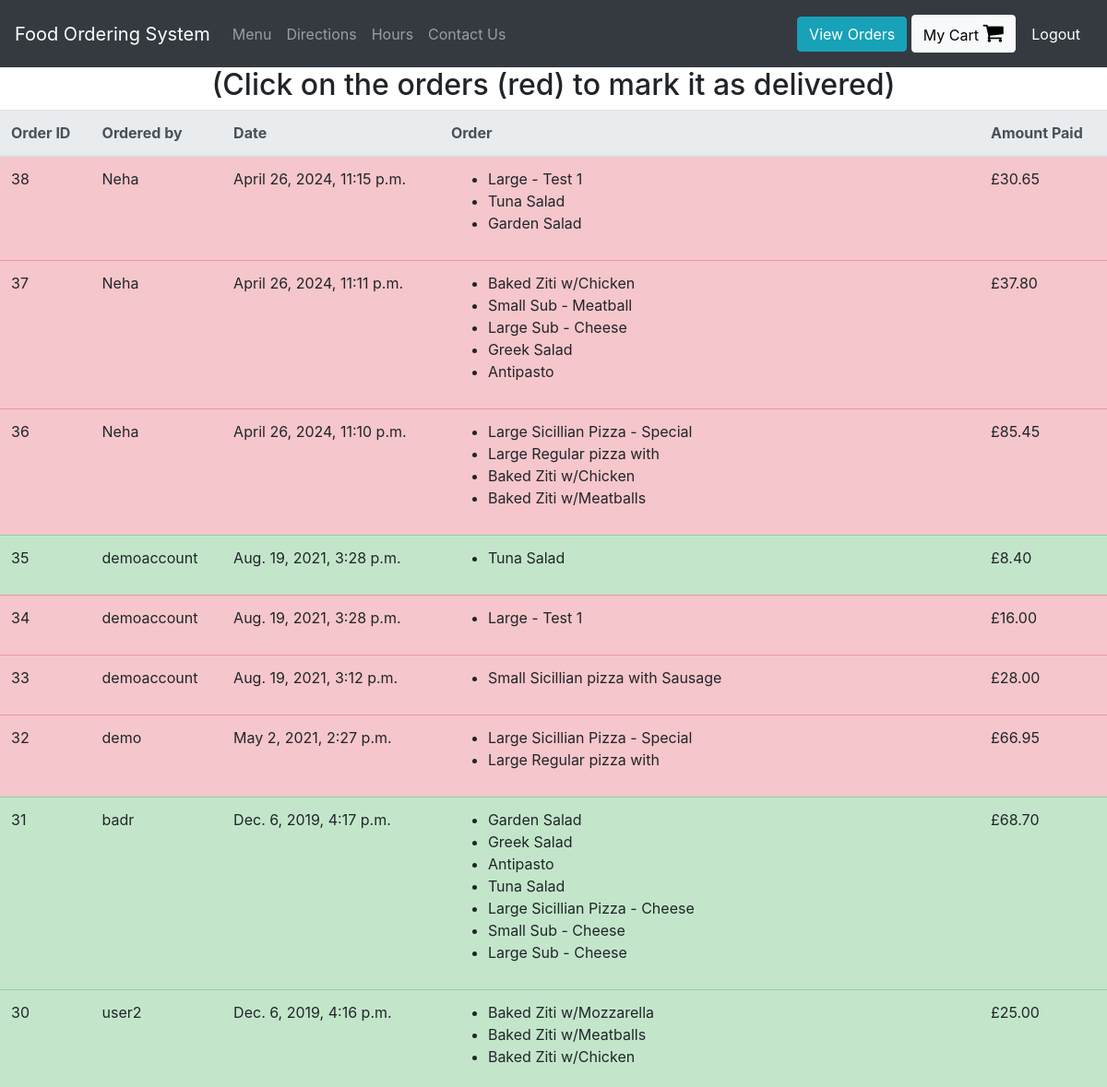
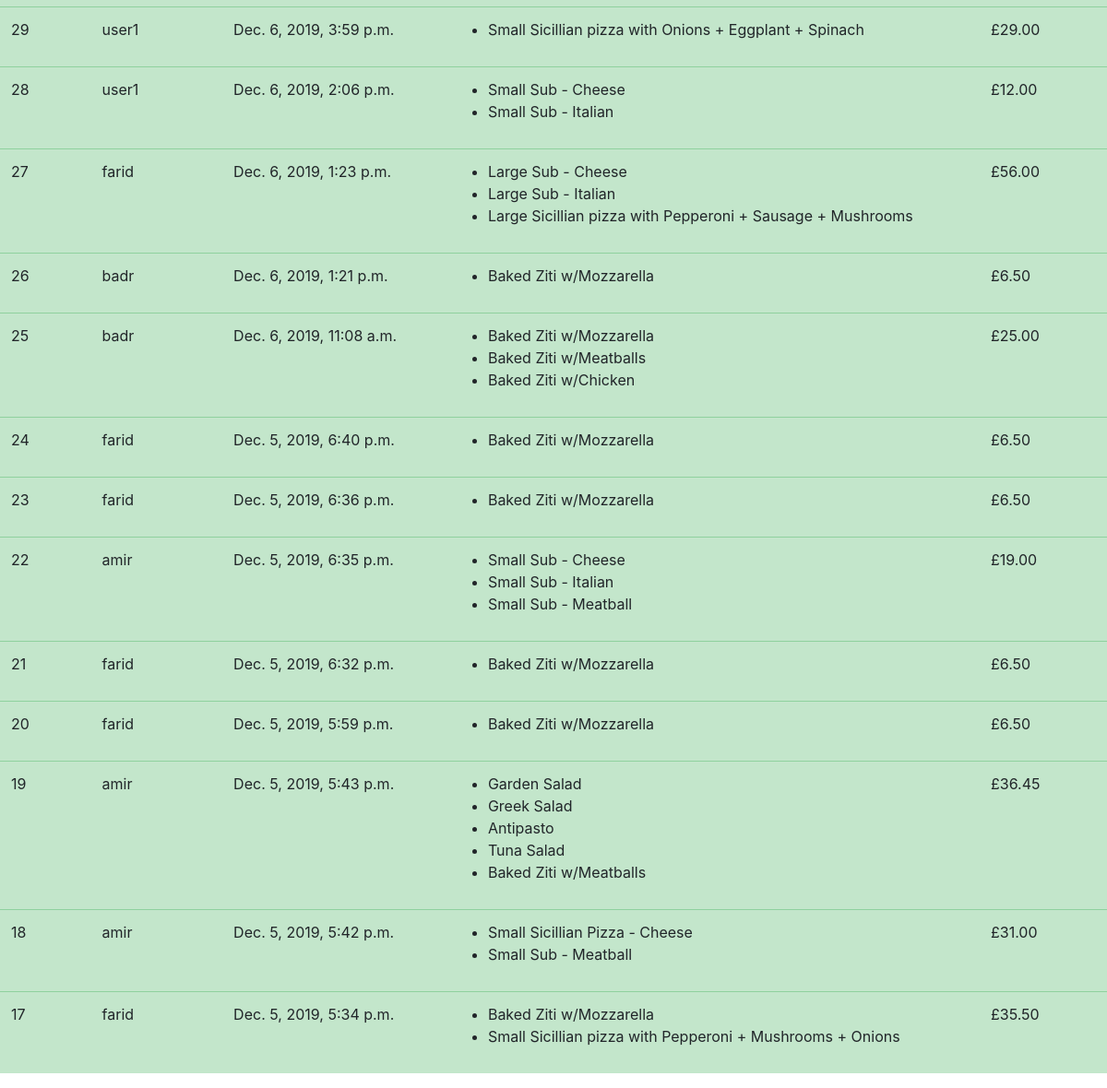
Page /view-orders (signed in) on the committed database (2 pictures, top to bottom).
### orders/models.py (models this page shows, shortened)
class UserOrder(models.Model):
    username = models.CharField(max_length=200) #who placed the order
    order = models.TextField() #this will be a string representation of the cart from localStorage
    price = models.DecimalField(max_digits=6, decimal_places=2) #how much was the order
    time_of_order  = models.DateTimeField(default=datetime.now, blank=True)
    delivered = models.BooleanField()

### orders/views.py (the view)
# urls.py: path("view-orders", views.view_orders, name="view_orders"),
def view_orders(request):
    if request.user.is_superuser:
        rows = UserOrder.objects.all().order_by('-time_of_order')
        return render(request, "orders/orders.html", context = {"rows":rows})
    else:
        rows = UserOrder.objects.all().filter(username = request.user.username).order_by('-time_of_order')
        return render(request, "orders/orders.html", context = {"rows":rows})

### orders/templatetags/custom_tags.py (called while the page is built)
@register.filter(name="format_cart")
def format_cart(value):
    return value[1:-1].split(",")

@register.filter(name="format_cart_item")
def format_cart_item(value):
    return value.replace("'","")

### orders/templates/orders/orders.html
{% extends 'orders/header.html' %}
{% load custom_tags %}
{% block content %}
<div class="container-fluid">
  <div class="row justify-content-center">
    {% if user.is_superuser %}
      <h2>(Click on the orders (red) to mark it as delivered)</h2>
    {% else %}
      <h2> Orders by: {{user.get_username}} </h2>
    {% endif %}
    <table class="table">
        <thead class="thead-light">
        <tr>
          <th scope="col">Order ID</th>
          <th scope="col">Ordered by</th>
          <th scope="col">Date</th>
          <th scope="col">Order</th>
          <th scope="col">Amount Paid</th>
        </tr>
        </thead>
        <tbody id = "orders_table">
          {% for row in rows %}
          {% if row.delivered %}
            <tr class="table-success">
          {% else %}
            <tr class="table-danger mark-as-complete">
          {% endif %}
              <td>{{row.id}}</td>
              <td>{{row.username}}</td>
              <td>{{row.time_of_order}}</td>
              <td >
                <ul>
                  {% for item in row.order|format_cart %}
                    <li>{{item|format_cart_item}}</li>
                  {% endfor %}
                </ul>
              </td>
              <td>£{{row.price}}</td>
            </tr>
          {% endfor %}
        </tbody>
    </table>
  </div>
</div>
{% endblock %}

### rows in the picture
UserOrder: id "38", username "Neha", time_of_order "April 26, 2024, 11:15 p.m.", order "Large - Test 1" "Tuna Salad" "Garden Salad", price "30.65"
UserOrder: id "37", username "Neha", time_of_order "April 26, 2024, 11:11 p.m.", order "Baked Ziti w/Chicken" "Small Sub - Meatball" "Large Sub - Cheese" "Greek Salad" "Antipasto", price "37.80"
UserOrder: id "36", username "Neha", time_of_order "April 26, 2024, 11:10 p.m.", order "Large Sicillian Pizza - Special" "Large Regular pizza with" "Baked Ziti w/Chicken" "Baked Ziti w/Meatballs", price "85.45"
UserOrder: id "35", username "demoaccount", time_of_order "Aug. 19, 2021, 3:28 p.m.", order "Tuna Salad", price "8.40"
UserOrder: id "34", username "demoaccount", time_of_order "Aug. 19, 2021, 3:28 p.m.", order "Large - Test 1", price "16.00"
UserOrder: id "33", username "demoaccount", time_of_order "Aug. 19, 2021, 3:12 p.m.", order "Small Sicillian pizza with Sausage", price "28.00"
UserOrder: id "32", username "demo", time_of_order "May 2, 2021, 2:27 p.m.", order "Large Sicillian Pizza - Special" "Large Regular pizza with", price "66.95"
UserOrder: id "31", username "badr", time_of_order "Dec. 6, 2019, 4:17 p.m.", order "Garden Salad" "Greek Salad" "Antipasto" "Tuna Salad" "Large Sicillian Pizza - Cheese" "Small Sub - Cheese" "Large Sub - Cheese", price "68.70"
UserOrder: id "30", username "user2", time_of_order "Dec. 6, 2019, 4:16 p.m.", order "Baked Ziti w/Mozzarella" "Baked Ziti w/Meatballs" "Baked Ziti w/Chicken", price "25.00"
UserOrder: id "29", username "user1", time_of_order "Dec. 6, 2019, 3:59 p.m.", order "Small Sicillian pizza with Onions + Eggplant + Spinach", price "29.00"
UserOrder: id "28", username "user1", time_of_order "Dec. 6, 2019, 2:06 p.m.", order "Small Sub - Cheese" "Small Sub - Italian", price "12.00"
UserOrder: id "27", username "farid", time_of_order "Dec. 6, 2019, 1:23 p.m.", order "Large Sub - Cheese" "Large Sub - Italian" "Large Sicillian pizza with Pepperoni + Sausage + Mushrooms", price "56.00"
UserOrder: id "26", username "badr", time_of_order "Dec. 6, 2019, 1:21 p.m.", order "Baked Ziti w/Mozzarella", price "6.50"
UserOrder: id "25", username "badr", time_of_order "Dec. 6, 2019, 11:08 a.m.", order "Baked Ziti w/Mozzarella" "Baked Ziti w/Meatballs" "Baked Ziti w/Chicken", price "25.00"
UserOrder: id "24", username "farid", time_of_order "Dec. 5, 2019, 6:40 p.m.", order "Baked Ziti w/Mozzarella", price "6.50"
UserOrder: id "23", username "farid", time_of_order "Dec. 5, 2019, 6:36 p.m.", order "Baked Ziti w/Mozzarella", price "6.50"
UserOrder: id "22", username "amir", time_of_order "Dec. 5, 2019, 6:35 p.m.", order "Small Sub - Cheese" "Small Sub - Italian" "Small Sub - Meatball", price "19.00"
UserOrder: id "21", username "farid", time_of_order "Dec. 5, 2019, 6:32 p.m.", order "Baked Ziti w/Mozzarella", price "6.50"
UserOrder: id "20", username "farid", time_of_order "Dec. 5, 2019, 5:59 p.m.", order "Baked Ziti w/Mozzarella", price "6.50"
UserOrder: id "19", username "amir", time_of_order "Dec. 5, 2019, 5:43 p.m.", order "Garden Salad" "Greek Salad" "Antipasto" "Tuna Salad" "Baked Ziti w/Meatballs", price "36.45"
UserOrder: id "18", username "amir", time_of_order "Dec. 5, 2019, 5:42 p.m.", order "Small Sicillian Pizza - Cheese" "Small Sub - Meatball", price "31.00"
UserOrder: id "17", username "farid", time_of_order "Dec. 5, 2019, 5:34 p.m.", order "Baked Ziti w/Mozzarella" "Small Sicillian pizza with Pepperoni + Mushrooms + Onions", price "35.50"
